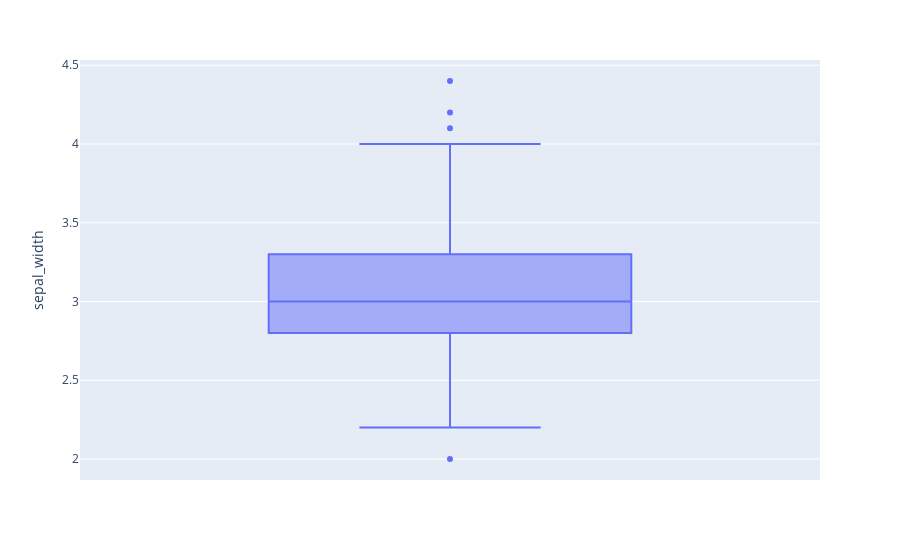

The notebook cell this image was saved under:
### Markdown cell above
## Simple boxplot

### Code cell
fig = px.box(df, y="sepal_width")
fig.show()

### Figure 1 — Plotly figure (JSON) as saved in the notebook; plotly's stock layout.template omitted (floating-point values rounded to 4 significant figures; data arrays with more than 128 entries replaced by an {"elided": "..."} marker saying what was removed)
{"data": [{"alignmentgroup": "True", "hovertemplate": "sepal_width=%{y}<extra></extra>", "legendgroup": "", "marker": {"color": "#636efa"}, "name": "", "notched": false, "offsetgroup": "", "orientation": "v", "showlegend": false, "type": "box", "x0": " ", "xaxis": "x", "y": {"elided": "150 float values"}, "y0": " ", "yaxis": "y"}], "layout": {"autosize": true, "boxmode": "group", "legend": {"tracegroupgap": 0}, "margin": {"t": 60}, "xaxis": {"anchor": "y", "autorange": true, "domain": [0, 1], "range": [-0.5, 0.5], "type": "category"}, "yaxis": {"anchor": "x", "autorange": true, "domain": [0, 1], "range": [1.867, 4.533], "title": {"text": "sepal_width"}, "type": "linear"}}}
